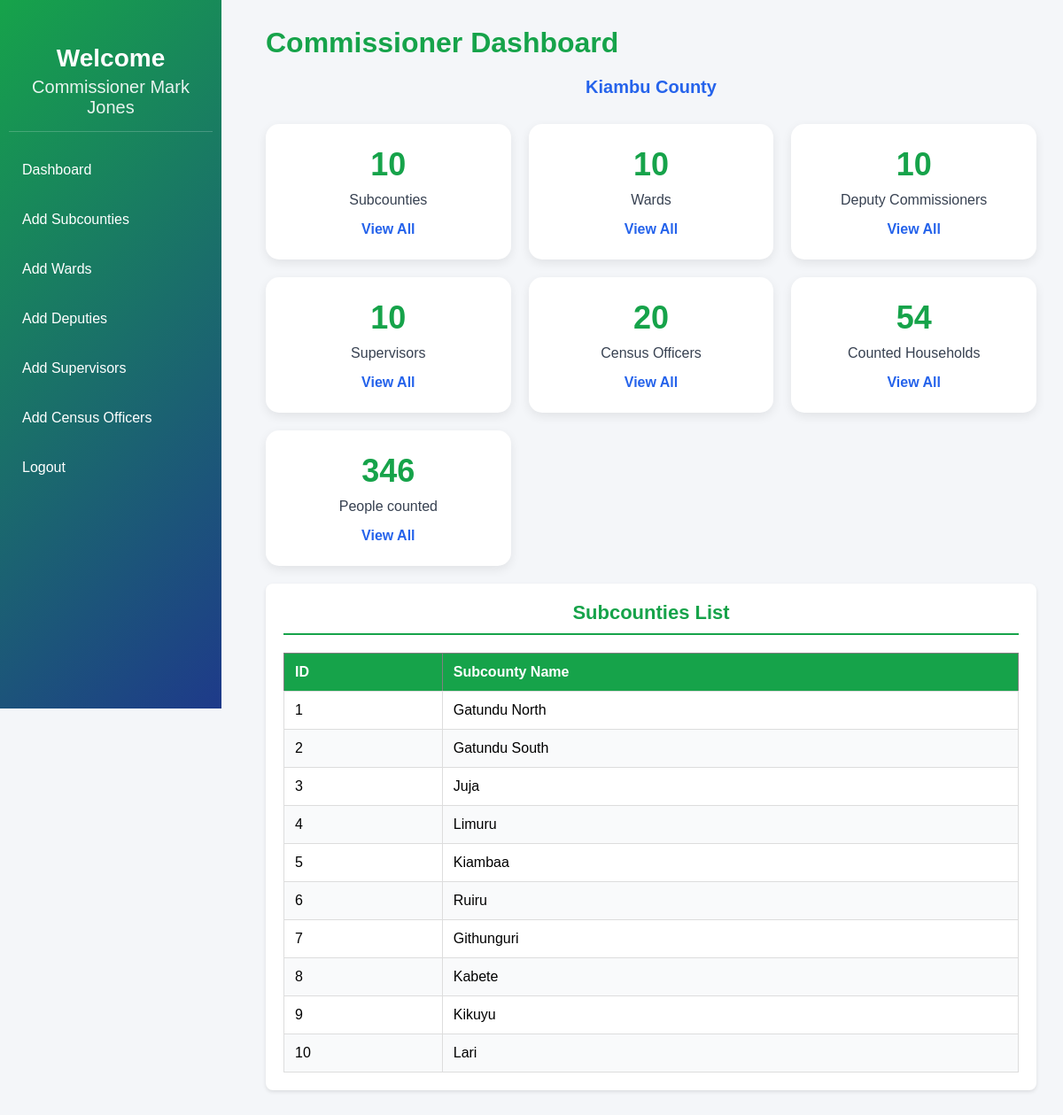
The page /commissionerreports.php?page=viewsubcounty on the database its author committed.
### tables this page shows
CREATE TABLE `commissioner` (
  `commissioner_id` int NOT NULL AUTO_INCREMENT,
  `fname` varchar(50) NOT NULL,
  `lname` varchar(50) NOT NULL,
  `phone_number` varchar(15) NOT NULL,
  `email` varchar(50) NOT NULL,
  `national_id` varchar(20) NOT NULL,
  `county_id` int DEFAULT NULL,
  `user_id` int DEFAULT NULL,
  PRIMARY KEY (`commissioner_id`),
  UNIQUE KEY `phone_number` (`phone_number`),
  UNIQUE KEY `email` (`email`),
  UNIQUE KEY `national_id` (`national_id`),
  KEY `county_id` (`county_id`),
  KEY `user_id` (`user_id`)
);

CREATE TABLE `county` (
  `county_id` int NOT NULL,
  `county_name` varchar(50) NOT NULL,
  PRIMARY KEY (`county_id`)
);

CREATE TABLE `subcounty` (
  `subcounty_id` int NOT NULL AUTO_INCREMENT,
  `subcounty_name` varchar(50) NOT NULL,
  `county_id` int DEFAULT NULL,
  PRIMARY KEY (`subcounty_id`),
  KEY `county_id` (`county_id`)
);

### commissionerreports.php (the view, shortened to what this page needs)
<?php
include 'connect.php';
$page = $_GET['page'] ?? 'home';
$sql_county="SELECT county_name FROM COUNTY";
$result_county=mysqli_query($conn,$sql_county);
$county_row = mysqli_fetch_assoc($result_county);
$county_name = $county_row['county_name'] ?? 'County';
$sql_name="SELECT fname,lname FROM COMMISSIONER";
$result_name=mysqli_query($conn,$sql_name);
$commissioner_row = mysqli_fetch_assoc($result_name);
$commissioner_name = ($commissioner_row['fname'] ?? '') . ' ' . ($commissioner_row['lname'] ?? '');
$sql_subcounty = "SELECT * FROM SUBCOUNTY";
$result_subcounty = mysqli_query($conn, $sql_subcounty);
$sql_ward = "SELECT
    WARD.ward_name,
    SUBCOUNTY.subcounty_name
FROM WARD
JOIN SUBCOUNTY
ON WARD.subcounty_id = SUBCOUNTY.subcounty_id";
$result_ward = mysqli_query($conn, $sql_ward);
$sql_deputycommissioner="SELECT
    DEPUTY_COMMISSIONER.deputy_commissioner_id,
    DEPUTY_COMMISSIONER.fname,
    DEPUTY_COMMISSIONER.lname,
    SUBCOUNTY.subcounty_name
FROM DEPUTY_COMMISSIONER
JOIN SUBCOUNTY
ON DEPUTY_COMMISSIONER.subcounty_id = SUBCOUNTY.subcounty_id;";
$result_deputycommissioner=mysqli_query($conn,$sql_deputycommissioner);
$sql_supervisors = "SELECT
    SUPERVISOR.fname,
    SUPERVISOR.lname,
    WARD.ward_name
FROM SUPERVISOR
JOIN WARD
ON SUPERVISOR.ward_id = WARD.ward_id";
$result_supervisor = mysqli_query($conn, $sql_supervisors);
$sql_censusofficer = "SELECT
    CENSUS_OFFICER.censusofficer_id,
    CENSUS_OFFICER.fname,
    CENSUS_OFFICER.lname,
    WARD.ward_name
FROM CENSUS_OFFICER
JOIN SUPERVISOR
ON CENSUS_OFFICER.supervisor_id = SUPERVISOR.supervisor_id
JOIN WARD
ON SUPERVISOR.ward_id = WARD.ward_id";
$result_censusofficer = mysqli_query($conn, $sql_censusofficer);
$sql_household = "SELECT
    HOUSEHOLD.household_id,
    HOUSEHOLD.family_size,
    HOUSEHOLD.access_to_electricity,
    HOUSEHOLD.access_to_water,
     HOUSEHOLD.assets,
      HOUSEHOLD.residential_status,
    CONCAT( CENSUS_OFFICER.fname, ' ', CENSUS_OFFICER.lname) AS census_officer
FROM HOUSEHOLD
JOIN CENSUS_OFFICER
ON HOUSEHOLD.censusofficer_id = CENSUS_OFFICER.censusofficer_id;";
$result_household = mysqli_query($conn, $sql_household);
$sql_person = "SELECT * FROM PERSON";
$result_person = mysqli_query($conn, $sql_person);
if ($page == 'viewsubcounty') {
    $result_subcounty = mysqli_query($conn, $sql_subcounty);
}
?>
<!DOCTYPE html>
<html lang="en">
<head>
    <link rel="stylesheet" href="commissionerdashboard.css">
</head>
<body>
    <div class="sidebar">
        <div class="logo">
            <h2>Welcome</h2>
            <p>Commissioner <?= $commissioner_name ?> </p>
        </div>
        <ul class="menu">
            <li><a href="commissionerdashboard.php">Dashboard</a></li>
            <li><a href="commissionerdashboard.php?page=subcounty">Add Subcounties</a></li>
            <li><a href="commissionerdashboard.php?page=ward">Add Wards</a></li>
            <li><a href="commissionerdashboard.php?page=deputycommissioner">Add Deputies</a></li>
            <li><a href="commissionerdashboard.php?page=supervisor">Add Supervisors</a></li>
            <li><a href="commissionerdashboard.php?page=censusofficer">Add Census Officers</a></li>
            <li><a href="homepage.html">Logout</a></li>
        </ul>
    </div>
    <div class="main">
        <?php if ($page == 'home' || $page == 'viewsubcounty' || $page == 'viewward' ||    $page == 'viewdeputycommissioner' || $page == 'viewsupervisor' || $page == 'viewcensusofficer' || $page == 'viewhousehold' || $page == 'viewpeople'): ?>
            <div class="header">
                <h1>Commissioner Dashboard</h1>
                <p><?=$county_name?> County</p>
            </div>
            <div class="cards">
                <div class="card">
                    <h2><?= mysqli_num_rows($result_subcounty) ?></h2>
                    <p>Subcounties</p>
                    <a href="commissionerreports.php?page=viewsubcounty">View All</a>
                </div>
                <div class="card">
                    <h2><?= mysqli_num_rows($result_ward) ?></h2>
                    <p>Wards</p>
                    <a href="commissionerreports.php?page=viewward">View All</a>
                </div>
                <div class="card">
                    <h2><?= mysqli_num_rows($result_deputycommissioner) ?></h2>
                    <p>Deputy Commissioners</p>
                     <a href="commissionerreports.php?page=viewdeputycommissioner">View All</a>
                </div>
                <div class="card">
                    <h2><?= mysqli_num_rows($result_supervisor) ?></h2>
                    <p>Supervisors</p>
                    <a href="commissionerreports.php?page=viewsupervisor">View All</a>
                </div>
                <div class="card">
                    <h2><?= mysqli_num_rows($result_censusofficer) ?></h2>
                    <p>Census Officers</p>
                    <a href="commissionerreports.php?page=viewcensusofficer">View All</a>
                </div>
                <div class="card">
                    <h2><?= mysqli_num_rows($result_household) ?></h2>
                    <p>Counted Households</p>
                    <a href="commissionerreports.php?page=viewhousehold">View All</a>
                </div>
                <div class="card">
                    <h2><?= mysqli_num_rows($result_person) ?></h2>
                    <p>People counted</p>
                    <a href="commissionerreports.php?page=viewpeople">View All</a>
                </div>
            </div>
        <?php endif; ?>
        <?php if ($page == 'viewsubcounty'): ?>
            <div class="table-section">
                <h3>Subcounties List</h3>
                <table border="1">
                    <thead>
                        <tr>
                            <th>ID</th>
                            <th>Subcounty Name</th>
                        </tr>
                    </thead>
                    <tbody>
                        <?php if (mysqli_num_rows($result_subcounty) > 0): ?>
                            <?php while ($row = mysqli_fetch_assoc($result_subcounty)): ?>
                                <tr>
                                    <td><?= $row['subcounty_id'] ?></td>
                                    <td><?= $row['subcounty_name'] ?></td>
                                </tr>
                            <?php endwhile; ?>
                        <?php else: ?>
                            <tr>
                                <td colspan="2">No subcounties found</td>
                            </tr>
                        <?php endif; ?>
                    </tbody>
                </table>
            </div>
        <?php endif; ?>
    </div>
</body>
</html>

### commissionerdashboard.css (style rules this page uses)
* { margin: 0; padding: 0; box-sizing: border-box; font-family: Arial, Helvetica, sans-serif; }
body { background: #f4f6f9; display: flex; min-height: 100vh; }
.sidebar { width: 250px; min-height: 100vh; background: linear-gradient(135deg, #16a34a, #1e3a8a); color: white; padding: 10px; position: fixed; left: 0; top: 0; }
.main h2 { color: #15803d; text-align: center; }
.logo { text-align: center; margin-top: 40px; padding-bottom: 15px; border-bottom: 1px solid rgba(255, 255, 255, 0.2); }
.logo h2 { font-size: 28px; margin-bottom: 5px; }
.logo p { font-size: 20px; opacity: 0.9; }
.menu { list-style: none; margin-top: 20px; }
.menu li { padding: 14px 15px; margin-bottom: 10px; border-radius: 8px; cursor: pointer; transition: 0.3s; }
.menu li a { display: block; padding: 14px 15px; margin: -14px -15px; border-radius: 8px; cursor: pointer; transition: 0.3s; text-decoration: none; color: white; }
.main { margin-left: 270px; width: calc(100% - 270px); padding: 30px; min-height: 100vh; }
.header { margin-bottom: 30px; }
.header h1 { font-size: 32px; color: #16a34a; }
.header p { color: #2563eb; font-size: 20px; text-align: center; margin-top: 20px; font-weight: bold; }
.cards { display: grid; grid-template-columns: repeat(auto-fit, minmax(220px, 1fr)); gap: 20px; margin: 20px 0; }
.card { background: white; padding: 25px; border-radius: 15px; text-align: center; box-shadow: 0 4px 12px rgba(0, 0, 0, 0.08); transition: 0.3s; }
.card h2 { color: #16a34a; font-size: 36px; margin-bottom: 10px; }
.card p { color: #374151; font-size: 16px; margin-bottom: 15px; }
.card a { text-decoration: none; color: #2563eb; font-weight: bold; }
.table-section { background: white; border-radius: 8px; padding: 20px; margin: 20px auto; box-shadow: 0 2px 4px rgba(0, 0, 0, 0.1); overflow-x: auto; max-width: 100%; }
.table-section h3 { color: #16a34a; margin-bottom: 20px; text-align: center; font-size: 22px; border-bottom: 2px solid #16a34a; padding-bottom: 10px; }
.table-section table { width: 100%; border-collapse: collapse; margin: 0 auto; }
.table-section th { background: #16a34a; color: white; padding: 12px; text-align: left; font-weight: bold; white-space: nowrap; }
.table-section td { padding: 12px; border: 1px solid #ddd; }
.table-section tr:nth-child(even) { background: #f9fafb; }

### rows shown on the page
commissioner: commissioner_name "Mark Jones"
county: county_name "Kiambu"
subcounty: subcounty_id "1", subcounty_name "Gatundu North"
subcounty: subcounty_id "2", subcounty_name "Gatundu South"
subcounty: subcounty_id "3", subcounty_name "Juja"
subcounty: subcounty_id "4", subcounty_name "Limuru"
subcounty: subcounty_id "5", subcounty_name "Kiambaa"
subcounty: subcounty_id "6", subcounty_name "Ruiru"
subcounty: subcounty_id "7", subcounty_name "Githunguri"
subcounty: subcounty_id "8", subcounty_name "Kabete"
subcounty: subcounty_id "9", subcounty_name "Kikuyu"
subcounty: subcounty_id "10", subcounty_name "Lari"

### other values the page prints
mysqli_num_rows($result_subcounty) "10"
mysqli_num_rows($result_ward) "10"
mysqli_num_rows($result_deputycommissioner) "10"
mysqli_num_rows($result_supervisor) "10"
mysqli_num_rows($result_censusofficer) "20"
mysqli_num_rows($result_household) "54"
mysqli_num_rows($result_person) "346"
